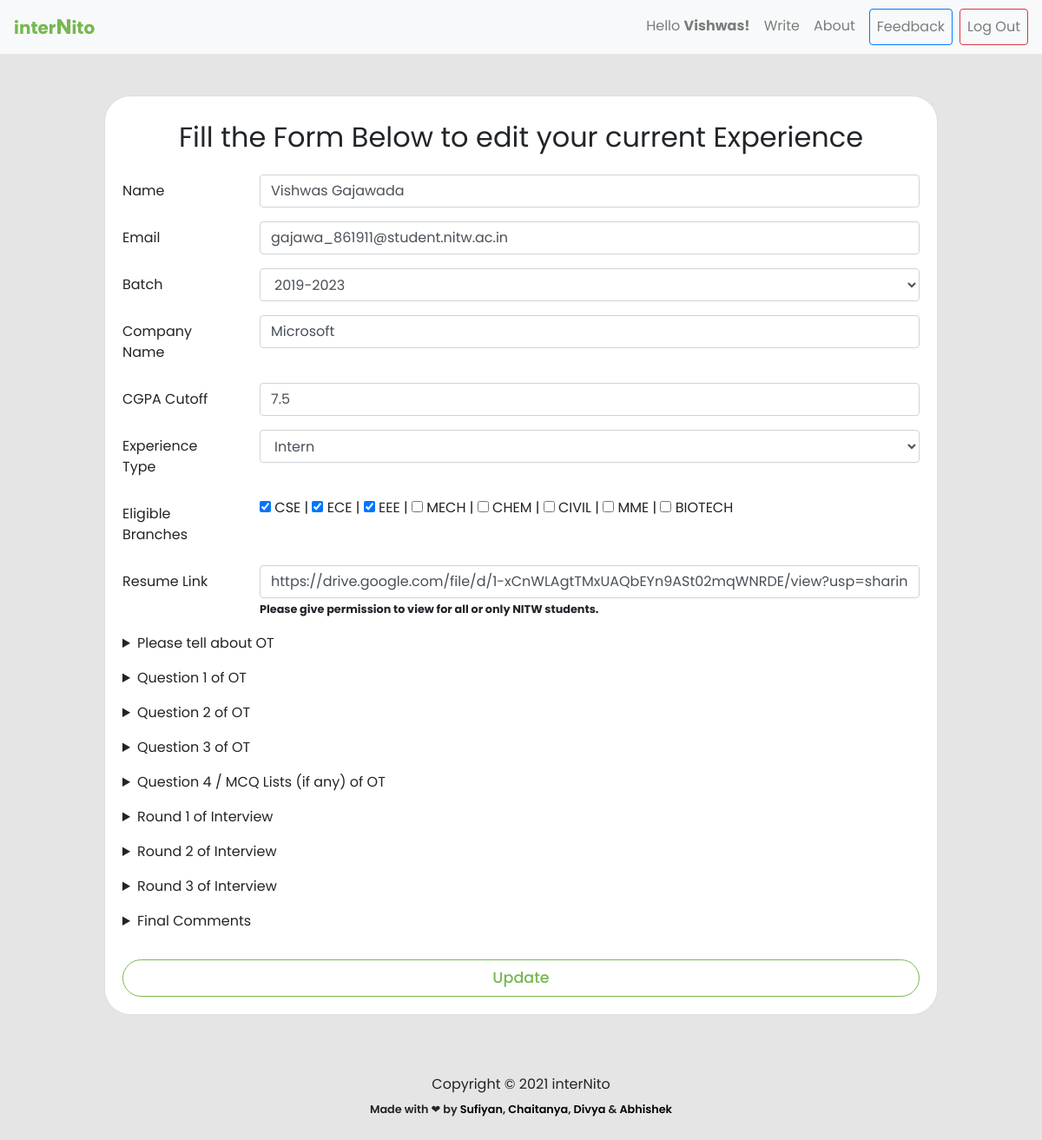
The app's page /edit/16 (signed in), older data.
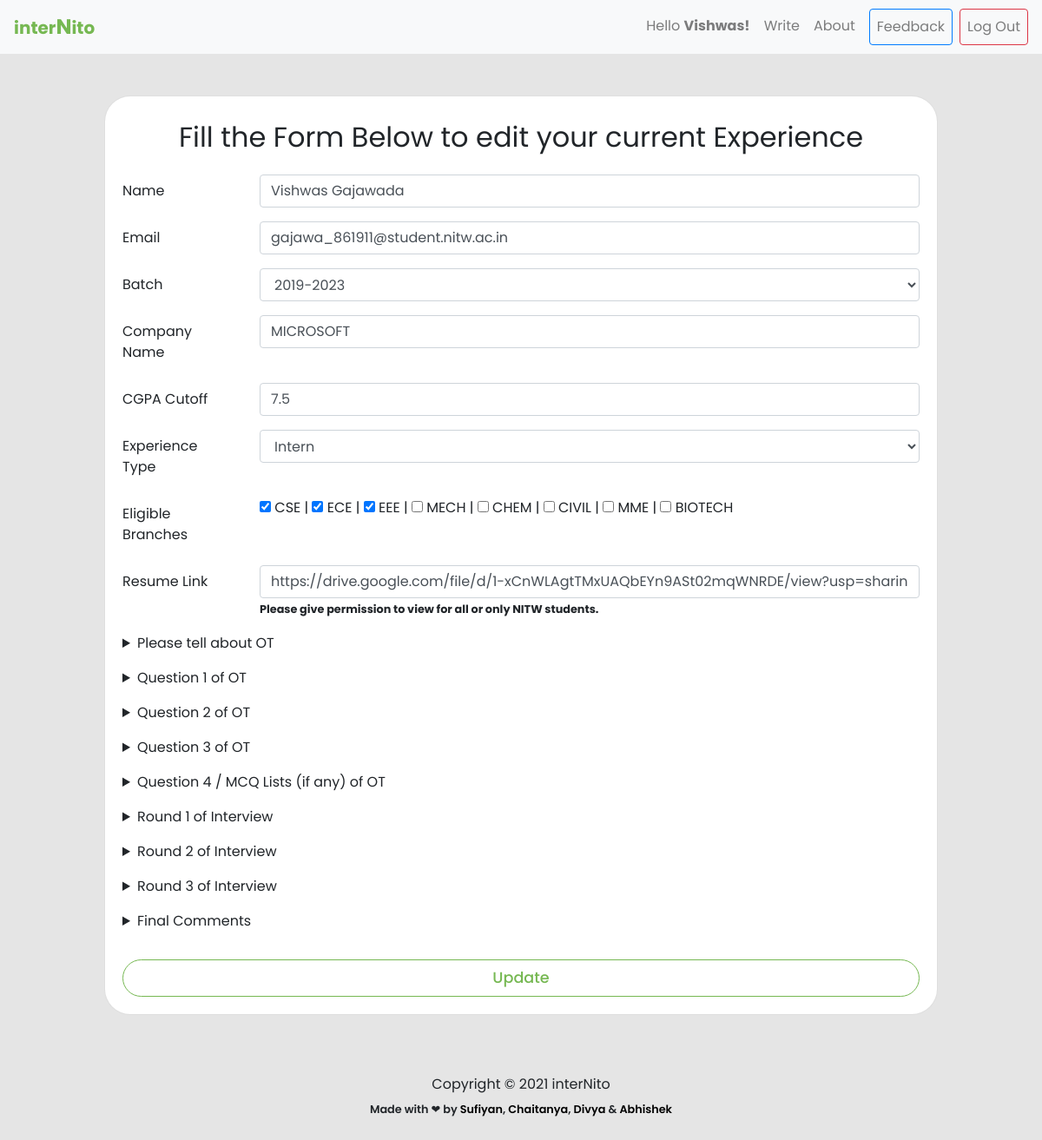
The same page, newer data.
### experience/models.py (models this page shows, shortened)
class Experience(models.Model):
    user = models.ForeignKey(User, on_delete = models.CASCADE)
    name = models.CharField(max_length=80)
    branch = models.CharField(max_length=255,blank=True)
    cgpa_cutoff = models.FloatField(blank=True)
    resume = models.TextField(blank=True)
    batch = models.CharField(max_length=255, blank=True)
    company = models.CharField(max_length=255,blank=False)
    summary = models.TextField(blank=False)
    period = models.CharField(max_length=255,blank=False)
    ot_summary = models.TextField(blank = True)
    ot_question1 = models.TextField(blank = True, null = True)
    ot_question1_link = models.TextField(blank = True, null = True, default = 'NONE')
    ot_question2 = models.TextField(blank = True, null = True)
    ot_question2_link = models.TextField(blank = True, null = True)
    ot_question3 = models.TextField(blank = True, null = True)
    ot_question3_link = models.TextField(blank = True, null = True)
    ot_question4 = models.TextField(blank = True, null = True)
    ot_question4_link = models.TextField(blank = True, null = True)
    round1_details = models.TextField(blank = True, null = True)
    round2_details = models.TextField(blank = True, null = True)
    round3_details = models.TextField(blank = True, null = True)
    final_summary = models.TextField(blank = True, null = True)

### experience/views.py (the view)
# urls.py: path('edit/<int:id>', views.edit, name='edit'),
@login_required()
def edit(request, id):
    post = Experience.objects.get(pk=id)
    if(post.user == request.user):
        if request.method == 'POST':
            post.name = request.POST.get('name')
            post.batch = request.POST.get('batch')
            post.company = request.POST.get('company')
            post.cgpa_cutoff = request.POST.get('cgpa')
            post.period = request.POST.get('period')
            post.branch = ' '.join(request.POST.getlist('branches'))
            post.resume = request.POST.get('resume')
            post.ot_summary = request.POST.get('aboutOT')
            post.ot_question1 = request.POST.get('aboutOT1')
            post.ot_question1_link = request.POST.get('linkOT1')
            post.ot_question2 = request.POST.get('aboutOT2')
            post.ot_question2_link = request.POST.get('linkOT2')
            post.ot_question3 = request.POST.get('aboutOT3')
            post.ot_question3_link = request.POST.get('linkOT3')
            post.ot_question4 = request.POST.get('aboutOT4')
            post.ot_question4_link = request.POST.get('linkOT4')
            post.round1_details = request.POST.get('interviewR1')
            post.round2_details = request.POST.get('interviewR2')
            post.round3_details = request.POST.get('interviewR3')
            post.final_summary = request.POST.get('suggestions')
            post.summary = post.ot_summary[:113]
            post.save()
            return HttpResponseRedirect(reverse('profile',kwargs={'username':request.user.username}))
        else:
            return render(request, 'write.html', {'message': "edit your current Experience", 'post': post, 'companies': NAMES[:len(NAMES)-8], 'update': True})
    else:
        return HttpResponseRedirect(reverse('home'))

### templates/write.html (shortened to what the changed rows need)
{% extends 'base.html' %}
{% load static %}
{% block content %}
<div class="card mt-5" style="max-width: 80%; margin: 20px auto;">
    <div class="card-body justify-content-center main-body">
        <h2 class="card-title text-center mb-4 mt-2">Fill the Form Below to
            {% if message %}
            {{message}}
                {% else %}
                add new experience
            {% endif %}</h2>
        <form action="" method="POST">
            <div class="form-group row">
                <div class="col-sm-10">
                    <input class="form-control" value="{{ post.company }}" list="suggestions" id="suggestions" placeholder="Company Name" autocomplete="on" required name="company"/>
                </div>
            </div>
            <div class="form-group row">
                    <div class="col-sm-10">
                        <input type="text cgpa" value="{{post.cgpa_cutoff}}" type="cgpa" name="cgpa" placeholder="CGPA"  class="form-control" required>
                    </div>
            </div>
            <div class="form-group row">
                <div class="col-sm-10">
                    <input type="checkbox" name="branches" value="CSE" class="form-group"
                    {% if 'CSE' in post.branch %}
                        checked
                    {% endif %}
                         > <label for="CSE">CSE | </label>
                    <input type="checkbox" name="branches" value="ECE" class="form-group"
                    {% if 'ECE' in post.branch %}
                        checked
                    {% endif %}
                         > <label for="ECE">ECE | </label>
                    <input type="checkbox" name="branches" value="EEE" class="form-group"
                    {% if 'EEE' in post.branch %}
                        checked
                    {% endif %}
                         > <label for="EEE">EEE | </label>
                    <input type="checkbox" name="branches" value="MECH" class="form-group"
                         > <label for="mech">MECH | </label>
                    <input type="checkbox" name="branches" value="CHEM" class="form-group"
                         > <label for="chem">CHEM | </label>
                    <input type="checkbox" name="branches" value="CIVIL" class="form-group"
                         > <label for="civil">CIVIL | </label>
                    <input type="checkbox" name="branches" value="MME" class="form-group"
                         > <label for="civil">MME | </label>
                    <input type="checkbox" name="branches" value="BIOTECH" class="form-group"
                         > <label for="Biotech">BIOTECH </label>
                </div>
            </div>
            <div class="form-group row">
                <div class="col-sm-10">
                    <input type="url" value="{{post.resume}}" name="resume" placeholder="Upload link to your resume" class="form-control">
                    <small><b>Please give permission to view for all or only NITW students.</b></small>
                </div>
            </div>
        </form>
    </div>
</div>
{% endblock content %}

Row changes from the older to the newer data that the page shows:
changed Experience: company "Microsoft" → "MICROSOFT"
